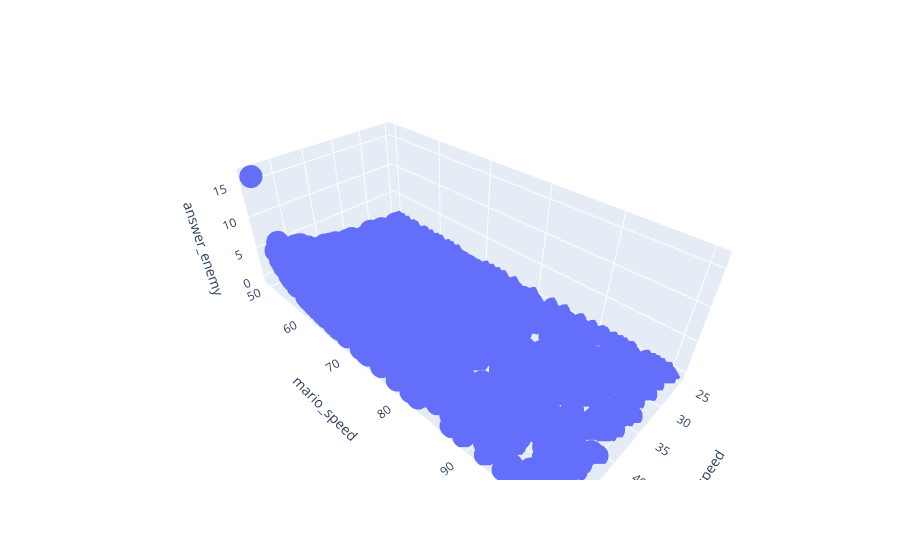

The notebook cell saved with this chart:
### Code cell
fig = px.scatter_3d(df, x="enemy_speed", y="mario_speed", z="answer_enemy")
fig.show()

### Figure 1 — Plotly figure (JSON) as saved in the notebook; plotly's stock layout.template omitted (floating-point values rounded to 4 significant figures; data arrays with more than 128 entries replaced by an {"elided": "..."} marker saying what was removed)
{"data": [{"hovertemplate": "enemy_speed=%{x}<br>mario_speed=%{y}<br>answer_enemy=%{z}<extra></extra>", "legendgroup": "", "marker": {"color": "#636efa", "symbol": "circle"}, "mode": "markers", "name": "", "scene": "scene", "showlegend": false, "type": "scatter3d", "x": {"elided": "1000 int values"}, "y": {"elided": "1000 float values"}, "z": {"elided": "1000 float values"}}], "layout": {"legend": {"tracegroupgap": 0}, "margin": {"t": 60}, "scene": {"domain": {"x": [0, 1], "y": [0, 1]}, "xaxis": {"title": {"text": "enemy_speed"}}, "yaxis": {"title": {"text": "mario_speed"}}, "zaxis": {"title": {"text": "answer_enemy"}}}}}
